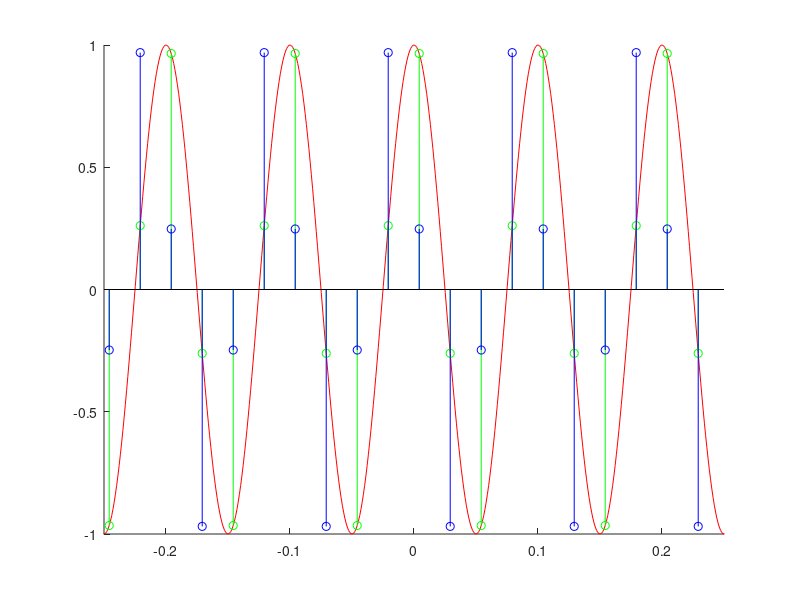

Source code (MATLAB):

echo off; clear; clc
% x = [-pi:0.1:pi];
% y = 4*sin(x);

% figure
% plot(x, y)

% figure
% stem(x, y)

% figure
% y = round(y)
% stem(x, y)



figure

hold on
Fs = 40
T = 1/Fs

t = [ -pi/2 : 0.001 : pi/2 ];
y = cos(2*pi*10*t);

plot(t, y, 'r')
t1 = [ -pi/2 : T : pi/2 ];
x1 = cos(2*pi*10*t1);

stem(t1, x1, 'g')


t2 = t1;

x2 = cos(2 * pi * 50 * t2);
hold on 
stem(t2, x2, 'b')
axis([-0.25 0.25 -1 1])